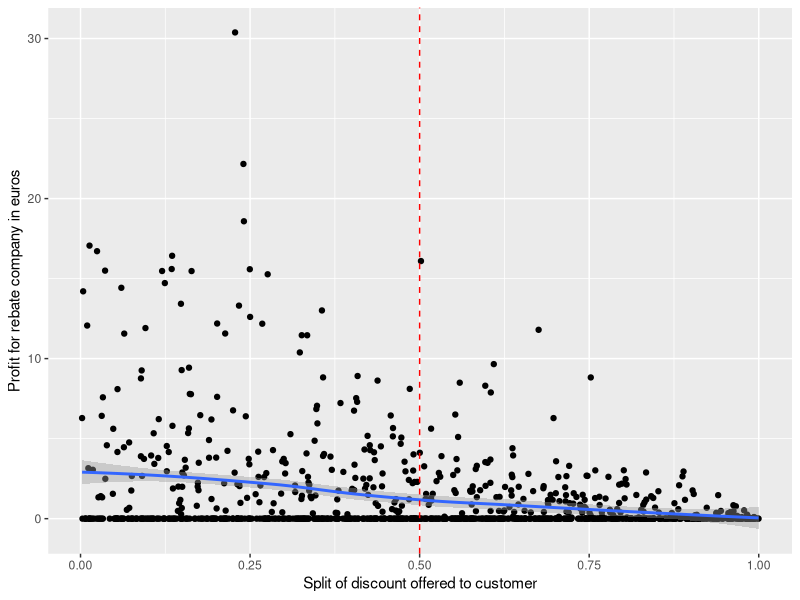
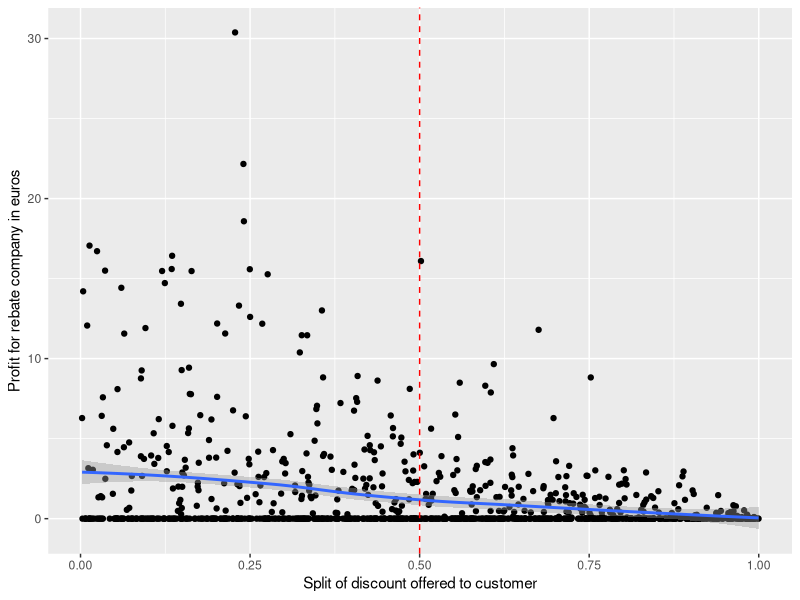

Write R code to recreate these figures, in order.
library(ggplot2)

data <- read.table("results.csv", TRUE, sep=",")
head(data)

data <- data[data$type=="setreward",]
data$store <- as.factor(data$context.StoreID)

data <- data[data$store=="15337",]

dat2 <- aggregate(data, by=list(data$context.UserID), FUN=mean)

dat2$bb <- (1-dat2$split) * dat2$revenue
c <- qplot(dat2$split, dat2$bb, xlab="Split of discount offered to customer", ylab="Profit for rebate company in euros") + stat_smooth() + geom_vline(xintercept = 0.5, linetype = "dashed", color = "red")
ggsave("company_results.eps", c, device="eps")
print(c)
